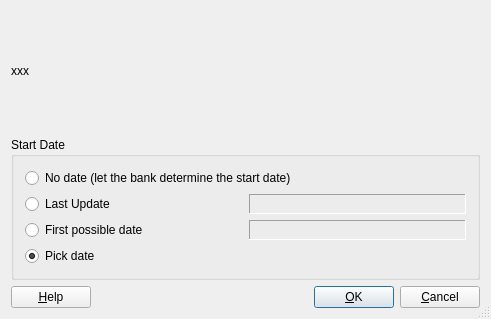
<?xml version="1.0" encoding="UTF-8"?>
<ui version="4.0">
 <class>KBPickStartDateUi</class>
 <widget class="QDialog" name="KBPickStartDateUi">
  <property name="geometry">
   <rect>
    <x>0</x>
    <y>0</y>
    <width>491</width>
    <height>319</height>
   </rect>
  </property>
  <property name="windowTitle">
   <string>Pick Start Date</string>
  </property>
  <property name="sizeGripEnabled">
   <bool>true</bool>
  </property>
  <layout class="QVBoxLayout">
   <item>
    <widget class="QLabel" name="label">
     <property name="sizePolicy">
      <sizepolicy hsizetype="Expanding" vsizetype="Expanding">
       <horstretch>0</horstretch>
       <verstretch>0</verstretch>
      </sizepolicy>
     </property>
     <property name="text">
      <string>xxx</string>
     </property>
     <property name="wordWrap">
      <bool>false</bool>
     </property>
    </widget>
   </item>
   <item>
    <widget class="Q3ButtonGroup" name="buttonGroup">
     <property name="title">
      <string>Start Date</string>
     </property>
     <layout class="QVBoxLayout">
      <item>
       <widget class="QRadioButton" name="noDateButton">
        <property name="text">
         <string>No date (let the bank determine the start date)</string>
        </property>
       </widget>
      </item>
      <item>
       <layout class="QGridLayout">
        <item row="2" column="1">
         <widget class="KDateWidget" name="pickDateEdit"/>
        </item>
        <item row="0" column="1">
         <widget class="QLabel" name="lastUpdateLabel">
          <property name="frameShape">
           <enum>QFrame::Panel</enum>
          </property>
          <property name="frameShadow">
           <enum>QFrame::Sunken</enum>
          </property>
          <property name="text">
           <string/>
          </property>
          <property name="wordWrap">
           <bool>false</bool>
          </property>
         </widget>
        </item>
        <item row="1" column="0">
         <widget class="QRadioButton" name="firstDateButton">
          <property name="text">
           <string>First possible date</string>
          </property>
         </widget>
        </item>
        <item row="2" column="0">
         <widget class="QRadioButton" name="pickDateButton">
          <property name="text">
           <string>Pick date</string>
          </property>
          <property name="checked">
           <bool>true</bool>
          </property>
         </widget>
        </item>
        <item row="0" column="0">
         <widget class="QRadioButton" name="lastUpdateButton">
          <property name="text">
           <string>Last Update</string>
          </property>
         </widget>
        </item>
        <item row="1" column="1">
         <widget class="QLabel" name="firstDateLabel">
          <property name="frameShape">
           <enum>QFrame::Panel</enum>
          </property>
          <property name="frameShadow">
           <enum>QFrame::Sunken</enum>
          </property>
          <property name="text">
           <string/>
          </property>
          <property name="wordWrap">
           <bool>false</bool>
          </property>
         </widget>
        </item>
       </layout>
      </item>
     </layout>
    </widget>
   </item>
   <item>
    <layout class="QHBoxLayout">
     <item>
      <widget class="KPushButton" name="buttonHelp">
       <property name="text">
        <string>&amp;Help</string>
       </property>
       <property name="shortcut">
        <string>Alt+H</string>
       </property>
       <property name="stdItem" stdset="0">
        <number>11</number>
       </property>
      </widget>
     </item>
     <item>
      <spacer name="Horizontal Spacing2">
       <property name="orientation">
        <enum>Qt::Horizontal</enum>
       </property>
       <property name="sizeType">
        <enum>QSizePolicy::Expanding</enum>
       </property>
       <property name="sizeHint" stdset="0">
        <size>
         <width>50</width>
         <height>20</height>
        </size>
       </property>
      </spacer>
     </item>
     <item>
      <widget class="KPushButton" name="buttonOk">
       <property name="text">
        <string>&amp;OK</string>
       </property>
       <property name="shortcut">
        <string>Alt+O</string>
       </property>
       <property name="autoDefault">
        <bool>true</bool>
       </property>
       <property name="default">
        <bool>true</bool>
       </property>
       <property name="stdItem" stdset="0">
        <number>1</number>
       </property>
      </widget>
     </item>
     <item>
      <widget class="KPushButton" name="buttonCancel">
       <property name="text">
        <string>&amp;Cancel</string>
       </property>
       <property name="shortcut">
        <string>Alt+C</string>
       </property>
       <property name="stdItem" stdset="0">
        <number>2</number>
       </property>
      </widget>
     </item>
    </layout>
   </item>
  </layout>
 </widget>
 <layoutdefault spacing="6" margin="11"/>
 <pixmapfunction>qPixmapFromMimeSource</pixmapfunction>
 <customwidgets>
  <customwidget>
   <class>Q3GroupBox</class>
   <extends>QGroupBox</extends>
   <header>Qt3Support/Q3GroupBox</header>
   <container>1</container>
  </customwidget>
  <customwidget>
   <class>Q3ButtonGroup</class>
   <extends>Q3GroupBox</extends>
   <header>Qt3Support/Q3ButtonGroup</header>
   <container>1</container>
  </customwidget>
  <customwidget>
   <class>KDateWidget</class>
   <extends>QWidget</extends>
   <header>kdatewidget.h</header>
  </customwidget>
  <customwidget>
   <class>KPushButton</class>
   <extends>QPushButton</extends>
   <header>kpushbutton.h</header>
  </customwidget>
 </customwidgets>
 <tabstops>
  <tabstop>noDateButton</tabstop>
  <tabstop>lastUpdateButton</tabstop>
  <tabstop>firstDateButton</tabstop>
  <tabstop>pickDateButton</tabstop>
 </tabstops>
 <resources/>
 <connections>
  <connection>
   <sender>buttonOk</sender>
   <signal>clicked()</signal>
   <receiver>KBPickStartDateUi</receiver>
   <slot>accept()</slot>
   <hints>
    <hint type="sourcelabel">
     <x>20</x>
     <y>20</y>
    </hint>
    <hint type="destinationlabel">
     <x>20</x>
     <y>20</y>
    </hint>
   </hints>
  </connection>
  <connection>
   <sender>buttonCancel</sender>
   <signal>clicked()</signal>
   <receiver>KBPickStartDateUi</receiver>
   <slot>reject()</slot>
   <hints>
    <hint type="sourcelabel">
     <x>20</x>
     <y>20</y>
    </hint>
    <hint type="destinationlabel">
     <x>20</x>
     <y>20</y>
    </hint>
   </hints>
  </connection>
  <connection>
   <sender>pickDateButton</sender>
   <signal>toggled(bool)</signal>
   <receiver>pickDateEdit</receiver>
   <slot>setEnabled(bool)</slot>
   <hints>
    <hint type="sourcelabel">
     <x>20</x>
     <y>20</y>
    </hint>
    <hint type="destinationlabel">
     <x>20</x>
     <y>20</y>
    </hint>
   </hints>
  </connection>
 </connections>
</ui>
